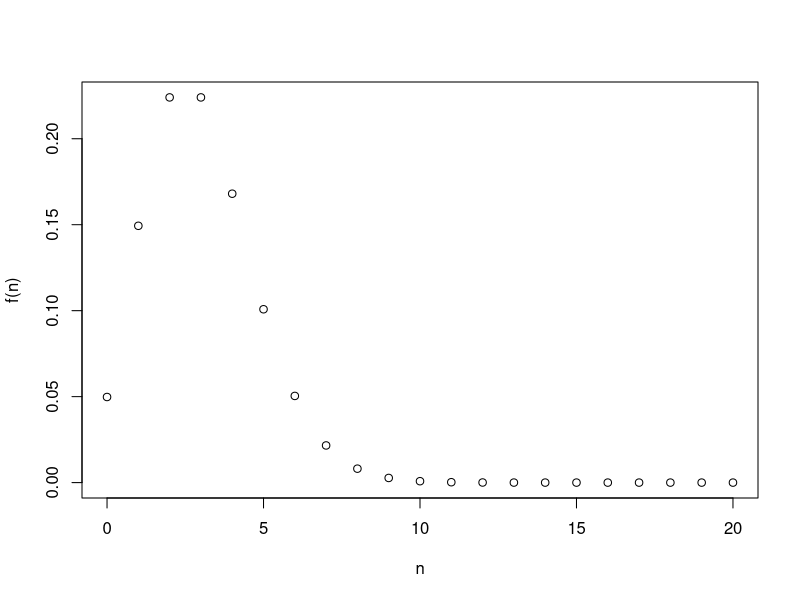
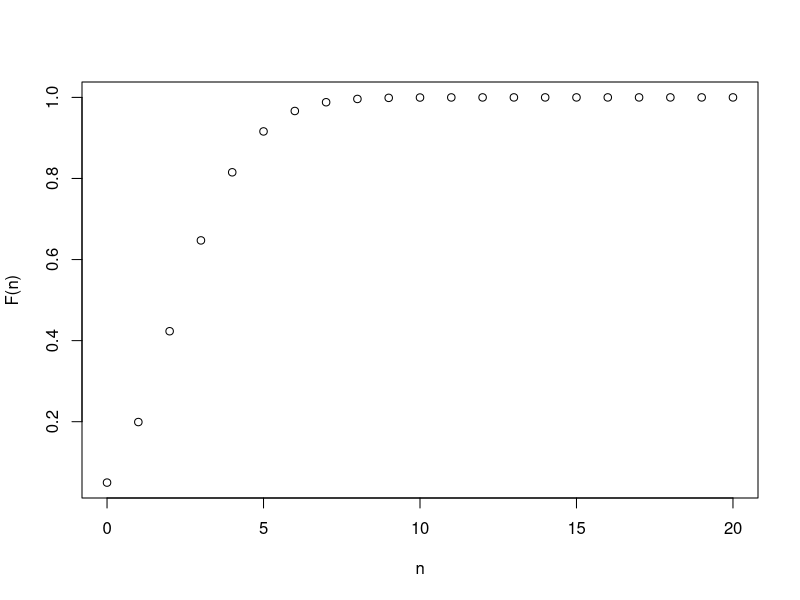
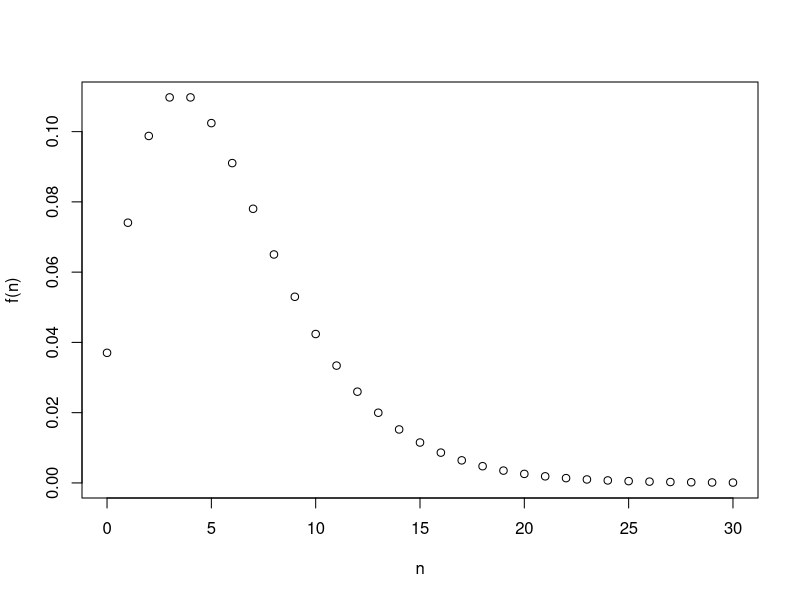
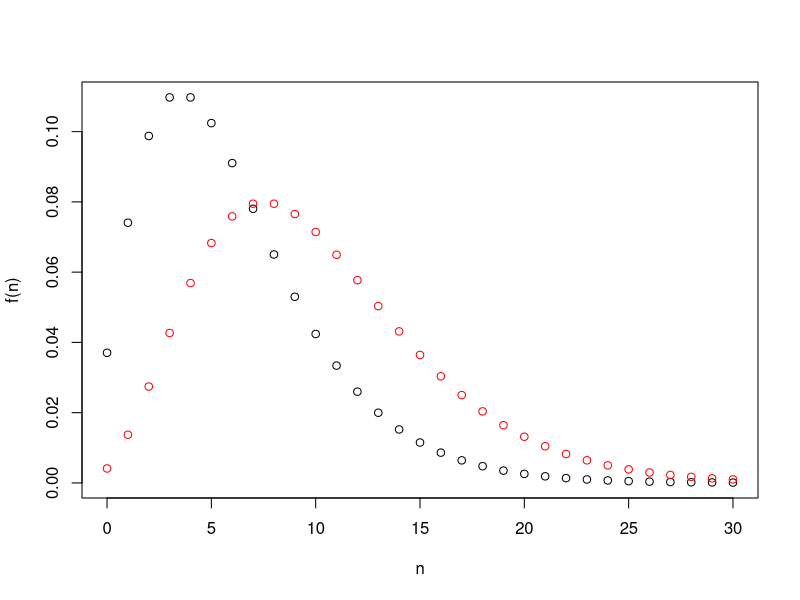
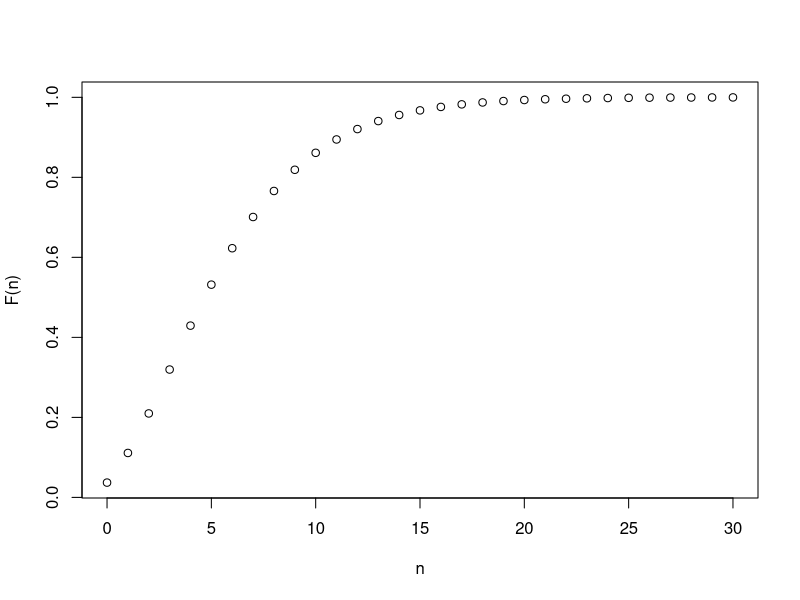
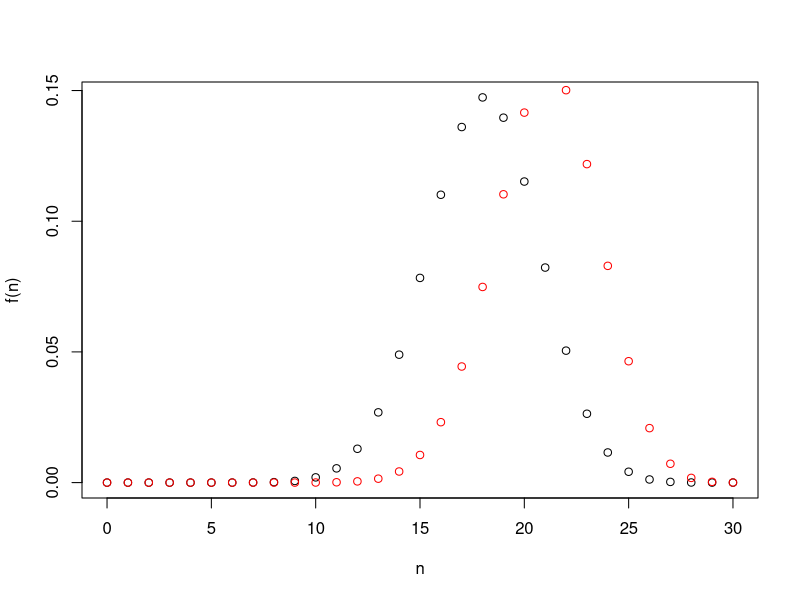
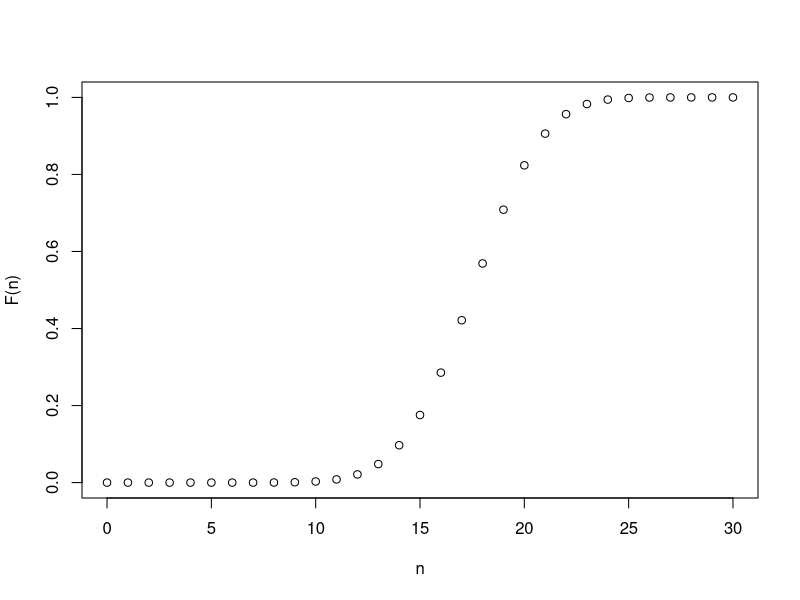
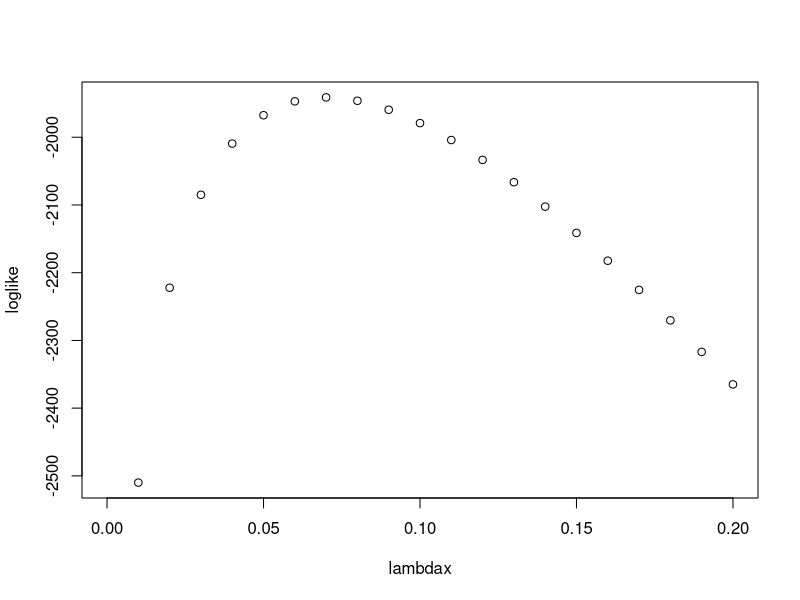

These charts were generated, in order, by the following R code:
## ---- chunk 1
lambda <- 3
N<- seq(0,20, 1)
#get the probability mass function using "dpois"
(fn <- dpois(N, lambda))
# visualize the probability mass function 
plot(N,fn,xlab="n",ylab="f(n)") 
## ---- chunk 2
#get the cumulative distribution function using "ppois"
(Fn <- ppois(N, lambda) )
# visualize the cumulative distribution function
plot(N,Fn,xlab="n",ylab="F(n)") # cdf
## ---- chunk 3
alpha<- 3
theta<- 2
prob<-1/(1+theta)
N<- seq(0,30, 1)
#get the probability mass function using "dnbinom"
(fn <- dnbinom(N, alpha,prob) )
# visualize the probability mass function
plot(N,fn,xlab="n",ylab="f(n)") # pmf
## ---- chunk 4
#Plot Different Negative Binomial Distributions on the same Figure
alpha1 <- 3
alpha2 <- 5
theta <- 2; prob <- 1/(1+theta)
fn1 <- dnbinom(N, alpha1,prob)
fn2 <- dnbinom(N, alpha2,prob)
plot(N,fn1,xlab="n", ylab="f(n)")
lines(N,fn2, col="red", type="p")
## ---- chunk 5
#get the distribution function using "pnbinom"
(Fn <- pnbinom(N, alpha,prob))
plot(N,Fn,xlab="n",ylab="F(n)") # cdf
## ---- chunk 6
#Plot Different Binomial Distributions on the same Figure
size<- 30
prob<- 0.6
N<- seq(0,30, 1)
fn <- dbinom(N,size ,prob)
plot(N,fn,xlab="n",ylab="f(n)") # pdf
fn2 <- dbinom(N,size ,0.7)
lines(N,fn2, col="red", type="p")
## ---- chunk 7
#get the distribution function using "pbinom"
(Fn <- pbinom(N, size,prob))
plot(N,Fn,xlab="n",ylab="F(n)") # cdf
## ---- chunk 8
lambda<-3
a<-0
b<-lambda
#This loop calculates the (a,b,0) recursive probabilities for the Poisson distribution
p <- rep(0,20)
# Get the probability at n=0 to start the recursive formula 
p[1]<- exp(-lambda)
for(i in 1:19)
  {
  p[i+1]<-(a+b/i)*p[i]         # Probability of i-th element using the ab0 formula
  }
p
# check using the "dpois" command
dpois(seq(0,20, 1), lambda=3)
## ---- chunk 9
Singapore = read.csv("Data/SingaporeAuto.csv",  quote = "",header=TRUE)
#  Check the names, dimensions in the file and list the first 8 observations ;
names(Singapore)
dim(Singapore)  # check number of observations and variables in the data
Singapore[1:4,]  # list the first 4 observations
attach(Singapore)  # attach dataset
## ---- chunk 10
table(Clm_Count) 
(n <- length(Clm_Count))  # number of insurance policies 
## ---- chunk 11
#  Five typical Observations
Clm_Count[2245:2249]
# Probabilities
dpois(Clm_Count[2245:2249],lambda=0.5)
# Logarithmic Probabilities
log(dpois(Clm_Count[2245:2249],lambda=0.5))
## ---- chunk 12
sum(log(dpois(Clm_Count,lambda=0.5)))
## ---- chunk 13
loglikPois<-function(parms){ 
  lambda=parms[1]
  llk <- sum(log(dpois(Clm_Count,lambda)))
  llk
} # Defines the (negative) Poisson loglikelihood function
lambdax <- seq(0,.2,.01)
loglike <- 0*lambdax
for (i in 1:length(lambdax)) 
  {
  loglike[i] <- loglikPois(lambdax[i])
}
plot(lambdax,loglike)
## ---- chunk 14
mean(Clm_Count)
## ---- chunk 15
negloglikPois<-function(parms){
  lambda=parms[1]
  llk <- -sum(log(dpois(Clm_Count,lambda)))
  llk
} # Defines the (negative) Poisson loglikelihood function
ini.Pois <- 1 
zop.Pois <- nlminb(ini.Pois,negloglikPois,lower=c(1e-6),upper=c(Inf))
print(zop.Pois) # In output, $par = MLE of lambda, $objective = - loglikelihood value
## ---- chunk 16
CountPoisson1 = glm(Clm_Count ~ 1,poisson(link=log))
summary(CountPoisson1)
(lambda_hat<-exp(CountPoisson1$coefficients))
## ---- chunk 17
dnb <- function(y,r,beta){
  gamma(y+r)/gamma(r)/gamma(y+1)*(1/(1+beta))^r*(beta/(1+beta))^y
}
loglikNB<-function(parms){ 
  r=parms[1]
  beta=parms[2]
  llk <- -sum(log(dnb(Clm_Count,r,beta)))
  llk
} # Defines the (negative) negative binomial loglikelihood function

ini.NB <- c(1,1)
zop.NB <- nlminb(ini.NB,loglikNB,lower=c(1e-6,1e-6),upper=c(Inf,Inf))
print(zop.NB) # In output, $par = (MLE of r, MLE of beta), $objective = - loglikelihood value
## ---- chunk 18
table1p = cbind(n*(dpois(0,lambda_hat)),
                n*(dpois(1,lambda_hat)),
                n*(dpois(2,lambda_hat)),
                n*(dpois(3,lambda_hat)),
                n*(1-ppois(3,lambda_hat))) # or n*(1-dpois(0,lambda_hat)-dpois(1,lambda_hat)-
                                       #     dpois(2,lambda_hat)-dpois(3,lambda_hat)))
actual = data.frame(table(Clm_Count))[,2];
actual[5] = 0  # assign 0 to claim counts greater than or equal to 4 in observed data

table2p<-rbind(c(0,1,2,3,"4+"),actual,round(table1p, digits = 2))
rownames(table2p) <- c("Number","Actual", "Estimated Using Poisson")
table2p
## ---- chunk 19
#  PEARSON GOODNESS-OF-FIT STATISTIC
diff = actual-table1p
(Pearson_p = sum(diff*diff/table1p))
#  p-value
1-pchisq(Pearson_p, df=5-1-1)
## ---- chunk 20
library(MASS)
fm_nb <- glm.nb(Clm_Count~1,link=log)
summary(fm_nb)
## ---- chunk 21
fm_nb$theta
beta <- exp(fm_nb$coefficients)/fm_nb$theta
prob <- 1/(1+beta)

table1nb = cbind(n*(dnbinom(0,size=fm_nb$theta,prob)),
                n*(dnbinom(1,size=fm_nb$theta,prob)),
                n*(dnbinom(2,size=fm_nb$theta,prob)),
                n*(dnbinom(3,size=fm_nb$theta,prob)),
                n*(dnbinom(4,size=fm_nb$theta,prob)));
table2nb<-rbind(c(0,1,2,3,"4+"),actual,round(table1nb, digits = 2))
rownames(table2nb) <- c("Number","Actual", "Estimated Using Neg Bin")
table2nb

#  PEARSON GOODNESS-OF-FIT STATISTIC
diff = actual-table1nb
(  Pearson_nb = sum(diff*diff/table1nb) )
#  p-value
1-pchisq(Pearson_nb, df=5-2-1)
